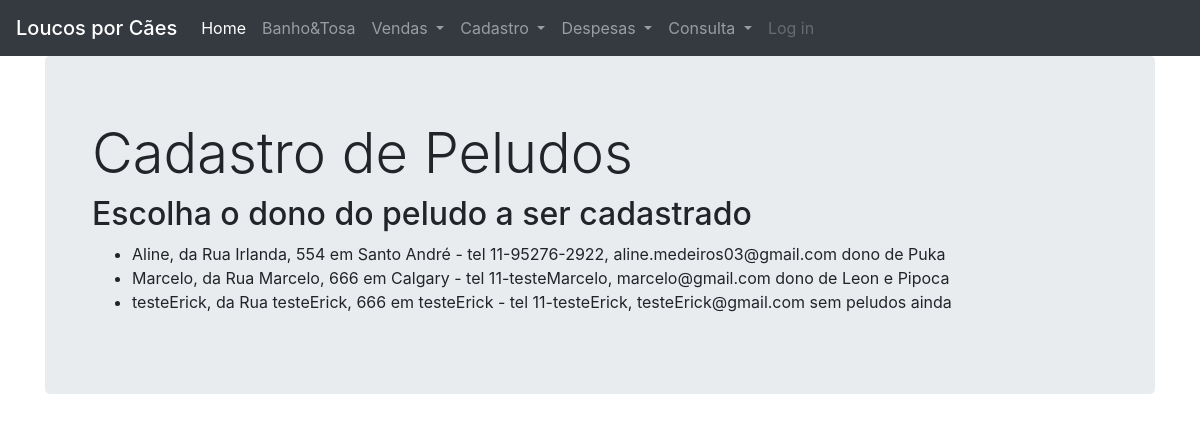
/lista_clientes, run on an earlier commit of the app's database.
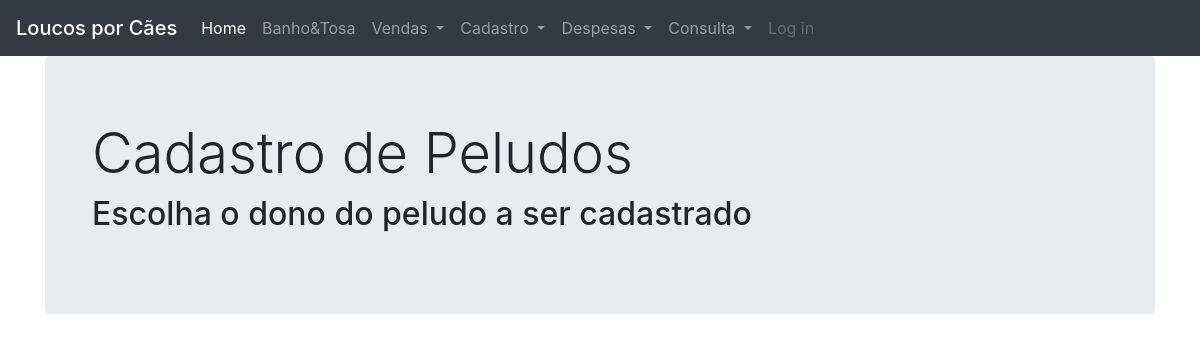
And on a later commit of the database.
### petshop/models.py (models this page shows, shortened)
class Clientes(db.Model):
    __tablename__ = 'clientes'
    id = db.Column(db.Integer, primary_key=True)
    nome = db.Column(db.NVARCHAR(30), nullable=False)
    sexo = db.Column(db.Enum('M', 'H'), nullable=False)
    peludo = db.relationship('Peludos', backref='clientes', lazy=True)
    venda_bt = db.relationship('Vendas_bt', backref='clientes', lazy=True)
    venda_hot = db.relationship('Vendas_hot', backref='clientes', lazy=True)
    venda_cur = db.relationship('Vendas_cur', backref='clientes', lazy=True)
    venda_prod = db.relationship('Vendas_prod', backref='clientes', lazy=True)
    contato = db.relationship('Contatos')
    endereco = db.relationship('Enderecos')
    def lista_peludos(self):
        caes_cliente = self.peludo
        caes_cliente = [i.nome for i in caes_cliente]
        if caes_cliente:
            texto = ' e '.join(caes_cliente)
            return f'dono de {texto}'
        return 'sem peludos ainda'
    def __repr__(self):
        return f"""
        {self.nome}, da {self.endereco[0]} - tel {self.contato[0]}
        {self.lista_peludos()}
        """

class Enderecos(db.Model):
    __tablename__ = 'enderecos'
    id = db.Column(db.Integer, primary_key=True)
    rua = db.Column(db.NVARCHAR(30))
    numero = db.Column(db.Integer)
    bairro = db.Column(db.NVARCHAR(30))
    cidade = db.Column(db.NVARCHAR(30))
    estado = db.Column(db.CHAR(2))
    distancia = db.Column(db.Float)
    cliente_id = db.Column(db.Integer, db.ForeignKey('clientes.id'))
    def __repr__(self):
        return f"{self.rua}, {self.numero} em {self.cidade}"

class Contatos(db.Model):
    __tablename__ = 'contatos'
    id = db.Column(db.Integer, primary_key=True)
    tel1 = db.Column(db.NVARCHAR(13))
    tel2 = db.Column(db.NVARCHAR(13))
    email = db.Column(db.NVARCHAR(30))
    cliente_id = db.Column(db.Integer, db.ForeignKey('clientes.id'))
    def __repr__(self):
        return f"""
        {self.tel1}, {self.email}
        """

class Peludos(db.Model):
    __tablename__ = 'peludos'
    id = db.Column(db.Integer, primary_key=True)
    nome = db.Column(db.NVARCHAR(30), nullable=False)
    breed = db.Column(db.NVARCHAR(20), nullable=False)
    pelagem = db.Column(db.Enum('longo', 'curto'), nullable=False)
    nascimento = db.Column(db.Date, nullable=True)
    data_start = db.Column(db.Date, nullable=True)
    sexo = db.Column(db.Enum('M', 'F'), nullable=False)
    castrado = db.Column(db.Enum('S', 'N'), nullable=False)
    cliente_id = db.Column(db.Integer, db.ForeignKey('clientes.id'))
    venda_bt = db.relationship('Vendas_bt', backref='peludos', lazy=True)
    venda_hot = db.relationship('Vendas_hot', backref='peludos', lazy=True)

### petshop/core/views_consultas.py (the view)
@views_consultas.route('/lista_clientes')
def lista_clientes():
    listagem = Clientes.query.all()
    return render_template('lista_clientes.html', listagem=listagem)

### petshop/templates/lista_clientes.html
{% extends "base.html" %}
{% block content %}
<div class="jumbotron">
  <div class="container">
    <h1 class="display-4">Cadastro de Peludos</h1>
    <h2>Escolha o dono do peludo a ser cadastrado</h2>
    <ul>
        {% for item in listagem %}
        <li>{{ "{}".format(item) }} </li>
        {% endfor %}
    </ul>
  </div>
</div>
{% endblock %}

### petshop/templates/base.html (shortened to what this page needs)
<!DOCTYPE html>
<html lang="en" dir="ltr">
    <head>
        <link rel="stylesheet" href="https://stackpath.bootstrapcdn.com/bootstrap/4.1.3/css/bootstrap.min.css">
    </head>
    <body>
    <nav class="navbar navbar-expand-lg navbar-dark bg-dark">
      <span class="navbar-brand mb-0 h1">Loucos por Cães</span>
      <div class="collapse navbar-collapse" id="navbarSupportedContent">
        <ul class="navbar-nav mr-auto">
          <li class="nav-item active">
            <a class="nav-link" href="{{ url_for('views_consultas.index') }}">Home<span class="sr-only">(current)</span></a>
          </li>
          <li class="nav-item">
            <a class="nav-link" href="{{ url_for('views_vendas.vendas_bt') }}">Banho&Tosa</a>
          </li>
          <li class="nav-item dropdown">
            <a class="nav-link dropdown-toggle" href="#" id="navbarDropdown" role="button" data-toggle="dropdown" aria-haspopup="true" aria-expanded="false">
              Vendas
            </a>
          </li>
          <li class="nav-item dropdown">
            <a class="nav-link dropdown-toggle" href="#" id="navbarDropdown" role="button" data-toggle="dropdown" aria-haspopup="true" aria-expanded="false">
              Cadastro
            </a>
          </li>
            <li class="nav-item dropdown">
              <a class="nav-link dropdown-toggle" href="#" id="navbarDropdown" role="button" data-toggle="dropdown" aria-haspopup="true" aria-expanded="false">
                Despesas
              </a>
            </li>
          <li class="nav-item dropdown">
            <a class="nav-link dropdown-toggle" href="#" id="navbarDropdown" role="button" data-toggle="dropdown" aria-haspopup="true" aria-expanded="false">
              Consulta
            </a>
          </li>
          <li class="nav-item">
            <a class="nav-link disabled" href="#">Log in</a>
          </li>
        </ul>
      </div>
    </nav>
    <div class="container">
      {% block content %}
      {% endblock %}
    </div>
    </body>
</html>

What changed in the data, as far as the page shows it:
removed Clientes: nome.nome "Aline, da Rua Irlanda, 554 em Santo André - tel 11-95276-2922, aline.medeiros03@gmail.com dono de Puka"
removed Clientes: nome.nome "Marcelo, da Rua Marcelo, 666 em Calgary - tel 11-testeMarcelo, marcelo@gmail.com dono de Leon e Pipoca"
removed Clientes: nome.email "testeErick, da Rua testeErick, 666 em testeErick - tel 11-testeErick, testeErick@gmail.com sem peludos ainda"
